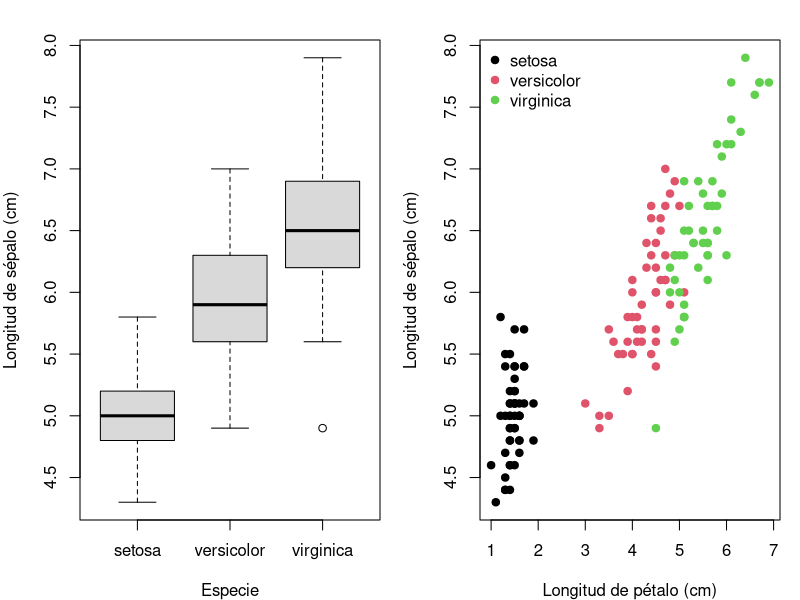
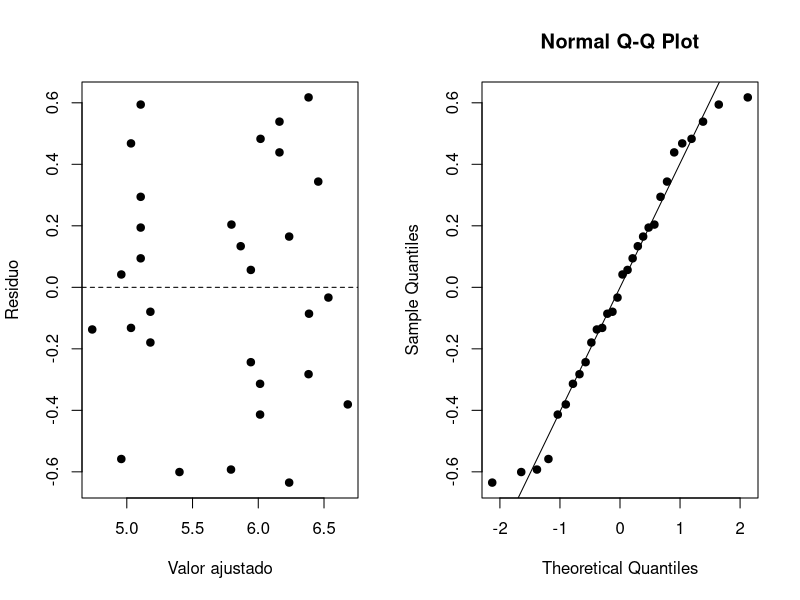

These figures' R source, in order:
## ---- chunk 1
data(iris, package = "datasets")
U <- transform(iris, id = seq_len(nrow(iris)))

auditoria <- data.frame(
  filas = nrow(U),
  ids_unicos = length(unique(U$id)),
  duplicados_completos = sum(duplicated(iris)),
  faltantes = sum(is.na(U)),
  longitudes_no_positivas = sum(U$Sepal.Length <= 0)
)
auditoria
table(U$Species, useNA = "ifany")
## ---- chunk 2
resumen <- aggregate(
  cbind(Sepal.Length, Sepal.Width, Petal.Length, Petal.Width) ~ Species,
  data = U,
  FUN = function(x) c(n = length(x), media = mean(x), de = sd(x),
                      minimo = min(x), maximo = max(x))
)
resumen

op <- par(mfrow = c(1, 2), mar = c(4, 4, 2, 1))
boxplot(Sepal.Length ~ Species, data = U, col = "grey85",
        xlab = "Especie", ylab = "Longitud de sépalo (cm)")
plot(U$Petal.Length, U$Sepal.Length, pch = 19,
     col = as.integer(U$Species), xlab = "Longitud de pétalo (cm)",
     ylab = "Longitud de sépalo (cm)")
legend("topleft", levels(U$Species), col = 1:3, pch = 19, bty = "n")
par(op)
## ---- chunk 3
set.seed(1101)
N <- nrow(U)
n <- 30
ids_mas <- sample(U$id, n, replace = FALSE)
s_mas <- U[match(ids_mas, U$id), ]

ybar <- mean(s_mas$Sepal.Length)
se_mas <- sqrt((1 - n / N) * var(s_mas$Sepal.Length) / n)
ic_mas <- ybar + qt(c(0.025, 0.975), n - 1) * se_mas
resultado_mas <- data.frame(
  estimando = "media de longitud de sépalo en 150 registros",
  estimacion = ybar, SE = se_mas, LI = ic_mas[1], LS = ic_mas[2]
)
round(resultado_mas[-1], 3)
## ---- chunk 4
por_especie <- do.call(rbind, lapply(split(s_mas, s_mas$Species), function(z) {
  Nh <- sum(U$Species == z$Species[1])
  nh <- nrow(z)
  data.frame(especie = z$Species[1], Nh = Nh, nh = nh,
             media = mean(z$Sepal.Length),
             SE = if (nh > 1)
               sqrt((1 - nh / Nh) * var(z$Sepal.Length) / nh) else NA)
}))
por_especie

modelo <- lm(Sepal.Length ~ Species + Petal.Length, data = s_mas)
coef(summary(modelo))
par(mfrow = c(1, 2))
plot(fitted(modelo), residuals(modelo), pch = 19,
     xlab = "Valor ajustado", ylab = "Residuo")
abline(h = 0, lty = 2)
qqnorm(residuals(modelo), pch = 19)
qqline(residuals(modelo))
par(mfrow = c(1, 1))
## ---- chunk 5
set.seed(1102)
B <- 2000
verdad <- mean(U$Sepal.Length)
evaluar_mas <- function() {
  z <- U$Sepal.Length[sample.int(N, n)]
  est <- mean(z)
  se <- sqrt((1 - n / N) * var(z) / n)
  c(est = est, se = se,
    cubre = abs(est - verdad) <= qt(0.975, n - 1) * se)
}
rep_mas <- t(replicate(B, evaluar_mas()))
c(sesgo = mean(rep_mas[, "est"] - verdad),
  DE = sd(rep_mas[, "est"]),
  SE_medio = mean(rep_mas[, "se"]),
  cobertura = mean(rep_mas[, "cubre"]),
  RMSE = sqrt(mean((rep_mas[, "est"] - verdad)^2)))
## ---- chunk 6
set.seed(1103)
comparar <- replicate(B, {
  mas <- mean(U$Sepal.Length[sample.int(N, n)])
  inicio <- sample.int(N - n + 1, 1)
  bloque <- mean(U$Sepal.Length[inicio:(inicio + n - 1)])
  c(MAS = mas, bloque_contiguo = bloque)
})

t(apply(comparar, 1, function(x)
  c(sesgo = mean(x - verdad), DE = sd(x),
    RMSE = sqrt(mean((x - verdad)^2)))))

n_grid <- c(10, 20, 30, 50, 80, 120)
S2 <- var(U$Sepal.Length)
data.frame(
  n = n_grid,
  fraccion = n_grid / N,
  SE_esperado = sqrt((1 - n_grid / N) * S2 / n_grid),
  semiamplitud = qnorm(0.975) *
    sqrt((1 - n_grid / N) * S2 / n_grid)
)
## ---- chunk 7
list(
  archivo = "datasets::iris",
  version_R = R.version.string,
  semilla_MAS = 1101,
  ids_seleccionados = sort(ids_mas),
  N = N,
  n = n,
  estimando = "media de Sepal.Length en las 150 filas"
)
sessionInfo()
